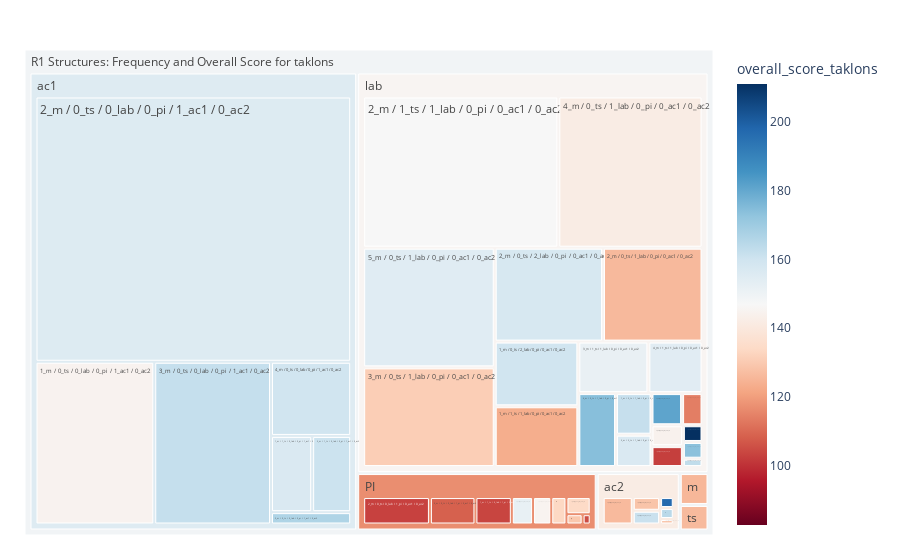
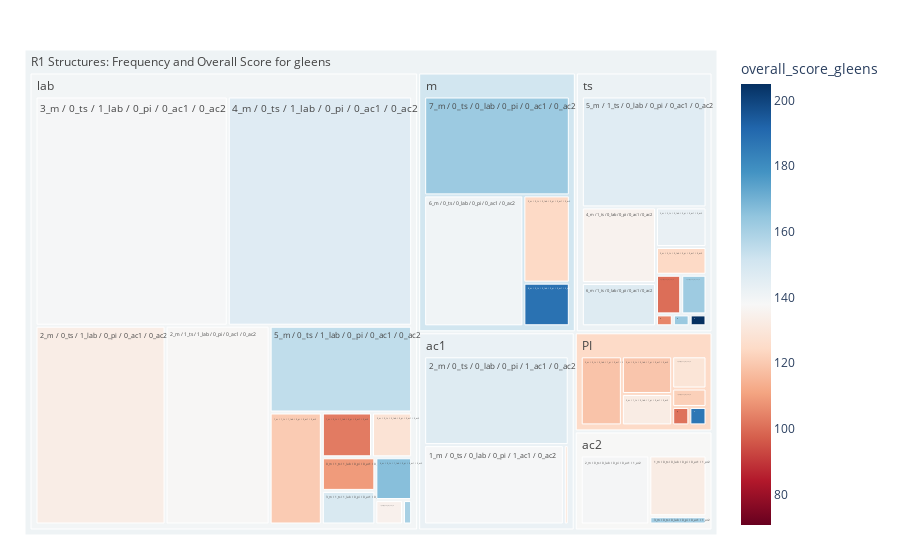
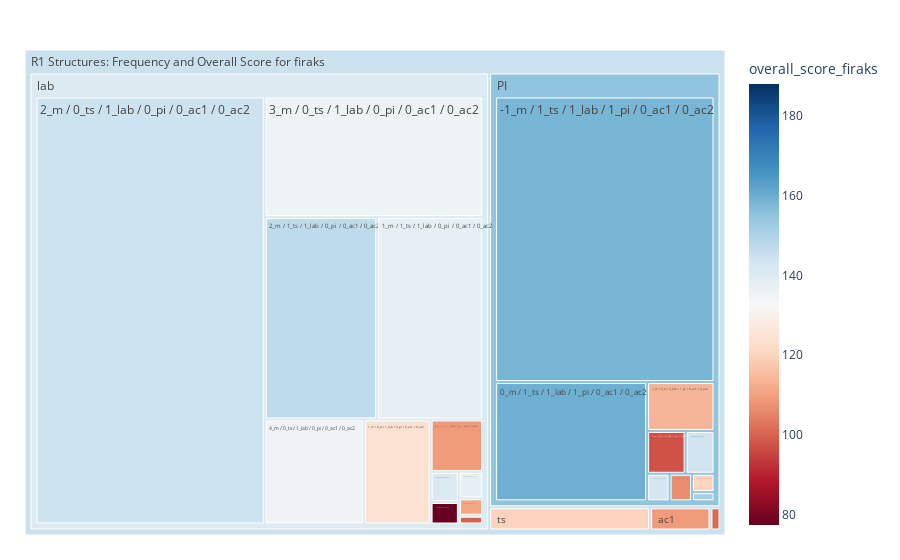
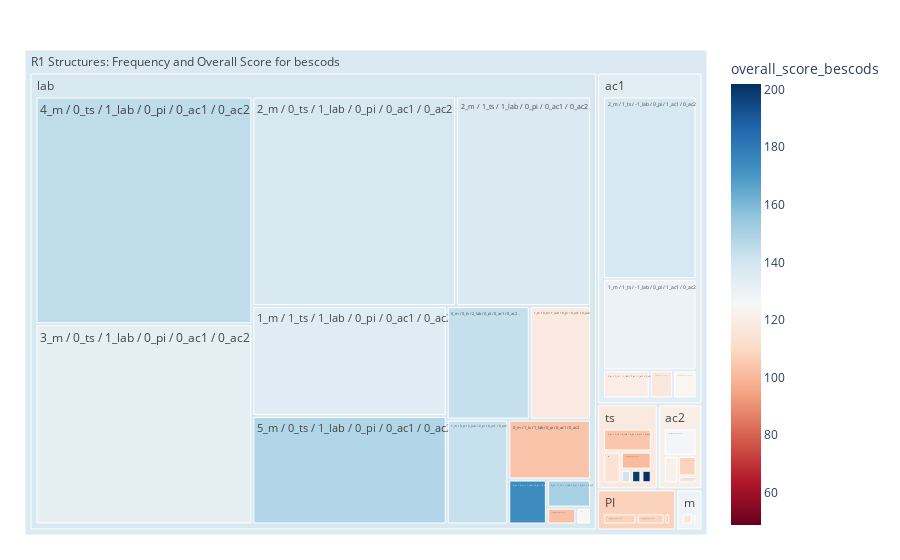

Source (notebook cell) for these figures, in order:
### Code cell
for faction in factions:
    factions_pos = []
    for pos in range(4):
        dat = dat_4
        
        # select faction
        dat = dat[dat["pos_" + str(pos + 1) +"_faction"] == faction]
        
        
        prefix = "pos_" + str(pos + 1) + '_buildings_r_1'
        structs_class = 'r1_structs_class_' + faction
        structs_exact = 'r1_structs_exact_' + faction
        over_all_score = 'overall_score_' + faction
        over_all_elo = 'overall_elo_' + faction
        
        dat[over_all_score] = dat['pos_' + str(pos + 1) + '_score']
        dat[over_all_elo] = dat['pos_' + str(pos + 1) + '_elo']
        
        dat[prefix + '_PI'] = pd.to_numeric(dat[prefix + '_PI'], downcast='integer')
        dat[prefix + '_ac1'] = pd.to_numeric(dat[prefix + '_ac1'], downcast='integer')
        dat[prefix + '_ac2'] = pd.to_numeric(dat[prefix + '_ac2'], downcast='integer')
        dat[prefix + '_lab'] = pd.to_numeric(dat[prefix + '_lab'], downcast='integer')
        dat[prefix + '_ts'] = pd.to_numeric(dat[prefix + '_ts'], downcast='integer')
        dat[prefix + '_m'] = pd.to_numeric(dat[prefix + '_m'], downcast='integer')
        
        # create general structs catergory                        
        dat.loc[dat[prefix + '_PI'] > 0, structs_class] = 'PI'
        dat.loc[dat[prefix + '_ac1'] > 0, structs_class] = 'ac1'
        dat.loc[dat[prefix + '_ac2'] > 0, structs_class] = 'ac2'
        dat.loc[
            (dat[prefix + '_lab'] > 0) &
            (dat[prefix + '_PI'] == 0) &
            (dat[prefix + '_ac1'] == 0) &
            (dat[prefix + '_ac2'] == 0)
            , structs_class] = 'lab'
        
        dat.loc[
            (dat[prefix + '_ts'] > 0) &
            (dat[prefix + '_lab'] == 0) &
            (dat[prefix + '_PI'] == 0) &
            (dat[prefix + '_ac1'] == 0) &
            (dat[prefix + '_ac2'] == 0)
            , structs_class] = 'ts'
        
        dat.loc[
            (dat[prefix + '_ts'] == 0) &
            (dat[prefix + '_lab'] == 0) &
            (dat[prefix + '_PI'] == 0) &
            (dat[prefix + '_ac1'] == 0) &
            (dat[prefix + '_ac2'] == 0)
            , structs_class] = 'm'
        
        
        #create exact category
        dat[structs_exact] = [
            str(m) + '_m / ' +
            str(ts) + '_ts / ' +
            str(lab) + '_lab / ' +
            str(PI) + '_pi / ' +
            str(ac1) + '_ac1 / ' +
            str(ac2) + '_ac2' 
            for m, ts, lab, PI, ac1, ac2 in zip(
            dat[prefix + '_m'], 
            dat[prefix + '_ts'], 
            dat[prefix + '_lab'],
            dat[prefix + '_PI'], 
            dat[prefix + '_ac1'], 
            dat[prefix + '_ac2'])
        ]
        
        
        factions_pos.append(dat)
        
    factions_in = pd.concat(factions_pos, ignore_index=True)
    
    unique_starts = factions_in[[structs_exact, structs_class, over_all_score, over_all_elo]]
    unique_starts['class_counts'] = 0
    counts = unique_starts.groupby(structs_exact)['class_counts'].transform('count').to_frame()
    unique_starts = unique_starts[[structs_exact, structs_class, over_all_score, over_all_elo]]
    unique_starts = pd.concat([unique_starts, counts], axis=1)
    unique_starts = unique_starts.groupby([structs_class, structs_exact]).mean().reset_index()
    unique_starts['class_counts'] = pd.to_numeric(unique_starts['class_counts'], downcast='integer')
    
    #remove really low scores
    #unique_starts = unique_starts[(np.abs(stats.zscore(unique_starts[over_all_score])) > 2)]
    unique_starts = unique_starts[unique_starts[over_all_score].between(unique_starts[over_all_score].quantile(.15), unique_starts[over_all_score].quantile(1))]
    
    fig = px.treemap(unique_starts, path=[px.Constant('R1 Structures: Frequency and Overall Score for ' + faction), structs_class, structs_exact], values='class_counts',
                  color=over_all_score, hover_data=[over_all_elo],
                  color_continuous_scale='RdBu',
                  color_continuous_midpoint=np.median(unique_starts[over_all_score]))
    fig.update_layout(margin = dict(t=50, l=25, r=25, b=25))
    
    fig.write_html("./plots/r1_structs_analysis/freq_and_score/" + faction + ".html")
    
    fig.show()
